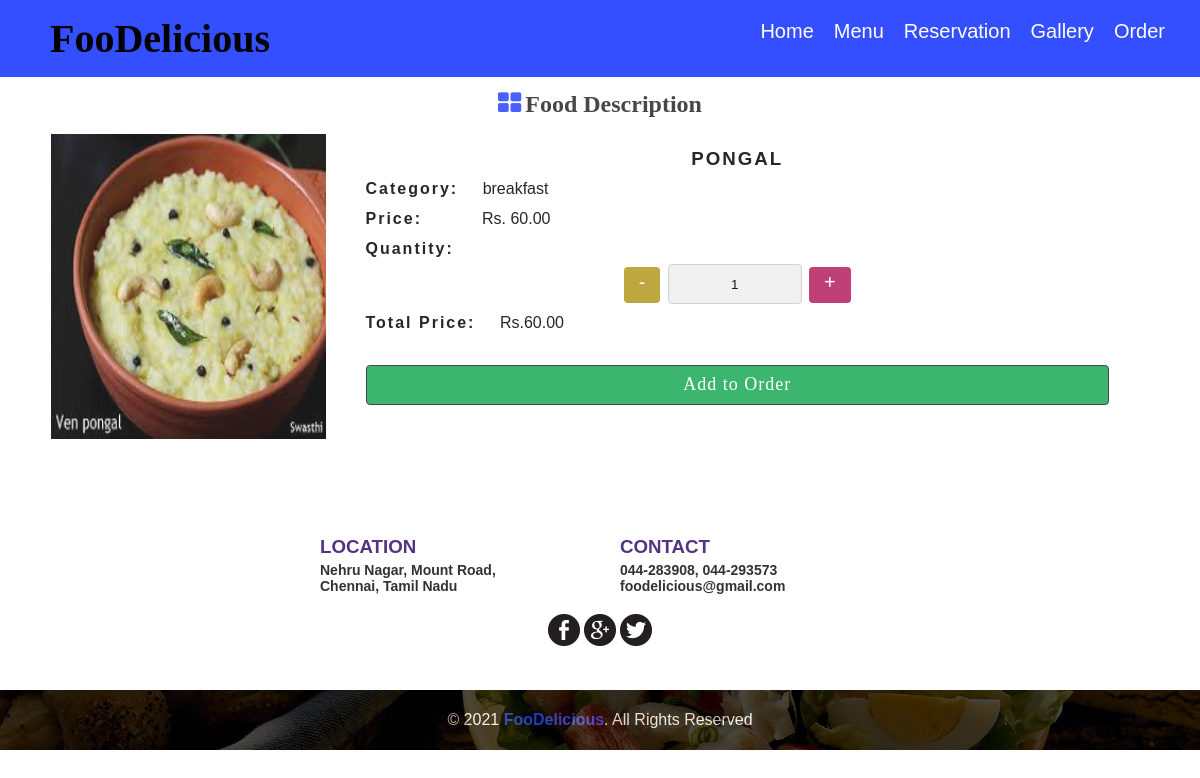
The app's page /detail.php?fid=3 with its own data.
### tables this page shows
CREATE TABLE `food` (
  `id` int(11) NOT NULL,
  `food_name` varchar(255) NOT NULL,
  `food_category` varchar(255) NOT NULL,
  `food_price` varchar(255) NOT NULL,
  `food_description` varchar(100) NOT NULL
);

### detail.php (the view, shortened to what this page needs)
<?php
	require "admin/includes/db.php";
	$name = "";
	$price = "";
	$id = "";
	if($_SERVER['REQUEST_METHOD'] == 'GET') {
		if(isset($_GET['fid']) && preg_replace("#[^0-9]#", "", $_GET['fid']) != "") {
			$fid = preg_replace("#[^0-9]#", "", $_GET['fid']);
			if($fid != "") {
				$get_detail = $db->query("SELECT * FROM food WHERE id='".$fid."' LIMIT 1");
				if($get_detail->num_rows) {
					while($row = $get_detail->fetch_assoc()) {
						$id = $row['id'];
						$name = $row['food_name'];
						$cat  = $row['food_category'];
						$price  = $row['food_price'];
					}
				}else{
					header("location: index.php");
				}
			}
		}else{
			header("location: index.php");
		}
	}elseif($_SERVER['REQUEST_METHOD'] == 'POST') {
		if(isset($_POST['submit'])) {
			$id = preg_replace("#[^0-9]#", "", $_POST['fid']);
			$qty = preg_replace("#[^0-9]#", "", $_POST['amount']);
			header("location: basket.php?fid=".$id."&qty=".$qty."");
		}
	}
?>
<!Doctype html>
<html lang="en">
<head>
<link rel="stylesheet" href="css/main.css" />
</head>
<body>
<?php require "includes/header.php"; ?>
<br/><br/><br/>
<div class="content remove_pad" onclick="remove_class()">
	<div class="inner_content on_parallax">
		<h2><span class="fresh"><b>Food Description</b></span></h2>
		<div class="parallax_content">
			<div class="detail_holder">
				<div class="detail_img">
					<img src="image/FoodPics/<?php echo $id;?>.jpg" width="100%" alt="no image found" />
				</div>
				<div class="detail_desc">
					<form class="" method="post" action="detail.php">
						<h3 class="desc_header"><?php echo $name; ?></h3>
						<p><span class="bold_desc">Category:</span> <?php echo $cat; ?></p>
						<p><span class="bold_desc price"><b>Price:</b></span>Rs. <span id="price"><?php echo $price; ?></span></p>
						<div class="form_group">
							<p><span class="bold_desc">Quantity:</span></p>
							<p class="label_center"><label class="subtract" onclick="subtract_price();">-</label><input readonly type="text" id="amount" name="amount" value="1"><label class="add" onclick="sum_price();">+</label><p>
						</div>
						<p><span class="bold_desc">Total Price:</span> Rs.<span id="total_price"><?php echo $price; ?></span></p>
						<div class="form_group">
							<input type="submit" name="submit" class="submit add_order" value="Add to Order" />
						</div>
					</form>
				</div>
			</div>
		</div>
	</div>
</div>
<div class="content" onclick="remove_class()">
	<div class="inner_content">
		<div class="contact">
			<div class="left">
				<h3 style="color:#513484;"><b>LOCATION</b></h3>
				<p>Nehru Nagar, Mount Road,</p>
				<p>Chennai, Tamil Nadu</p>
			</div>
			<div class="left">
				<h3 style="color:#513484;"><b>CONTACT</b></h3>
				<p>044-283908, 044-293573</p>
				<p>foodelicious@gmail.com</p>
			</div>
			<div class="icon_holder">
				<a href="#"><img src="image/icons/Facebook.png" alt="image/icons/Facebook.png" /></a>
				<a href="#"><img src="image/icons/Google+.png" alt="image/icons/Google+.png"  /></a>
				<a href="#"><img src="image/icons/Twitter.png" alt="image/icons/Twitter.png"  /></a>
			</div>
		</div>
	</div>
</div>
<div class="footer_parallax" onclick="remove_class()">
	<div class="on_footer_parallax">
		<p>&copy; <?php echo strftime("%Y", time()); ?> <span style="color:#334FFF;"><b>FooDelicious</b></span>. All Rights Reserved</p>
	</div>
</div>
</body>
</html>

### css/main.css (style rules this page uses)
* { margin: 0; padding: 0; box-sizing: border-box; }
body { font-family: Arial, Helvetica, san-serif, tahoma; }
div.on_parallax { background: #fff; opacity: 0.9; color: #0F1111 ; text-align: center; height: 370px; padding: 10px; }
div.on_parallax h2 { color: #333; margin: 15px auto; font-weight: 200; font-family: lucida handwriting; }
span.fresh:before { content: '\f009'; font-family: FontAwesome; color: #334FFF; font-size: 25px; margin-right: 4px; }
div.parallax_content { max-width: 1100px; height: auto; padding: 1px; margin: 0 auto; }
div.content { background: #fff; color: #000; padding: 20px 15px; height: auto; display: block; }
div.content.remove_pad { background: #fff; color: #000; padding: 2px 15px; height: auto; display: block; }
div.inner_content { max-width: 1200px; height: auto; padding: 20px; margin: 0 auto; }
div.left { float: left; width: 50%; height: auto; padding: 20px; }
label { display: block; margin-top: 10px; margin-bottom: 5px; color: #17202A; font-size: 18px; }
input[type=text], input[type=email], input[type=number], input[type=date], input[type=time] { width: 100%; border: 1px solid #CCCCCC; padding: 7px; height: 40px; background: #efefef; border-radius: 4px; }
input[type=submit].submit { width: 100%; background: #F39C12; color: #fff; padding: 7px; height: 40px; border: 1px solid #FF5722; font-family: verdana; font-size: 19px; margin-top: 27px; border-radius: 4px; }
div.contact { max-width: 600px; margin: 0 auto; height: auto; color: #333; }
div.contact div.left h3 { color: #FF5722; font-weight: 200; margin-bottom: 4px; }
div.contact div.left p { font-size: 14px; font-weight: bold; }
div.icon_holder { text-align: center; margin-top: 10px; }
div.footer_parallax { background-image: url("../image/dish_2.jpg"); background-attachment: fixed; height: 60px; background-repeat: no-repeat; background-position: center; background-size: cover; width: 100%; }
div.on_footer_parallax { background: #000; opacity: 0.7; color: #fff; text-align: center; height: 60px; padding: 10px; text-align: center; }
div.on_footer_parallax p { line-height: 40px; }
div.on_footer_parallax p span { color: #FF5722; }
div.detail_holder { display: block; height: auto; }
div.detail_img { width: 25%; height: auto; float: left; }
div.detail_img img { height: 305px; }
div.detail_desc { width: 75%; padding: 10px 40px; float: left; text-align: left; line-height: 30px; }
p.label_center { text-align: center; }
h3.desc_header { text-align: center; text-transform:uppercase; letter-spacing: 2px; transition: letter-spacing 200ms ease-in; -moz-transition: letter-spacing 200ms ease-in; -webkit-transition: letter-spacing 200ms ease-in; }
div.detail_desc label { padding: 0px 15px 6px 15px; display: inline-block; margin-top: 1px; font-size: 20px; border-radius: 4px; cursor: pointer; }
div.detail_desc label.add { background: #B82B69 ; color: #fff; }
div.detail_desc label.subtract { background: #B89E2B ; color: #fff; }
span.bold_desc { display: inline-block; font-weight: bold; letter-spacing: 2px; margin-right: 20px; }
span.bold_desc.price { display: inline-block; font-weight: bold; letter-spacing: 2px; margin-right: 60px; }
div.detail_desc input[type=text] { padding: 10px 20px; display: inline; width: 18%; margin: 0% 1%; text-align: center; }
input[type=submit].submit.add_order { background: #27AE60; border: 1px solid #333; letter-spacing: 1px; font-size: 18px; cursor: pointer; transition: letter-spacing 200ms ease-in; -moz-transition: letter-spacing 200ms ease-in; -webkit-transition: letter-spacing 200ms ease-in; }

### records on screen
food: food_name "PONGAL", food_category "breakfast", food_price "60.00"
